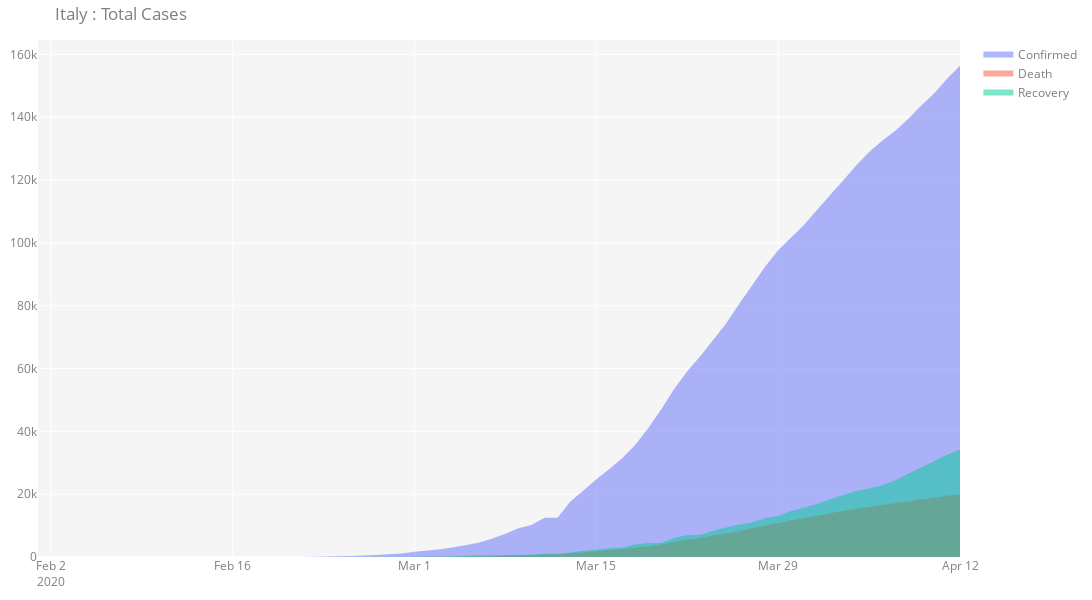

The cell this chart's notebook holds for it:
### Code cell
fig = go.Figure()
fig.add_trace(go.Scatter(x=full_df.index, y=full_df['Confirmed'], name='Confirmed', fill='tozeroy', mode='none')) # fill down to xaxis
fig.add_trace(go.Scatter(x=full_df.index, y=full_df['Death'], name='Death', fill='tozeroy', mode='none')) # fill to trace0 y
fig.add_trace(go.Scatter(x=full_df.index, y=full_df['Recovery'], name='Recovery', fill='tozeroy', mode='none')) # fill to trace0 y

fig.update_layout(
    margin=dict(l=10, r=10, t=40, b=10), width=1100, height=600, plot_bgcolor='rgb(245,245,245)',
    title=country + ' : Total Cases',
     font=dict(
#         family="Courier New, monospace",
        size=12,
        color="#7f7f7f"
    )
)
   
fig.show()
